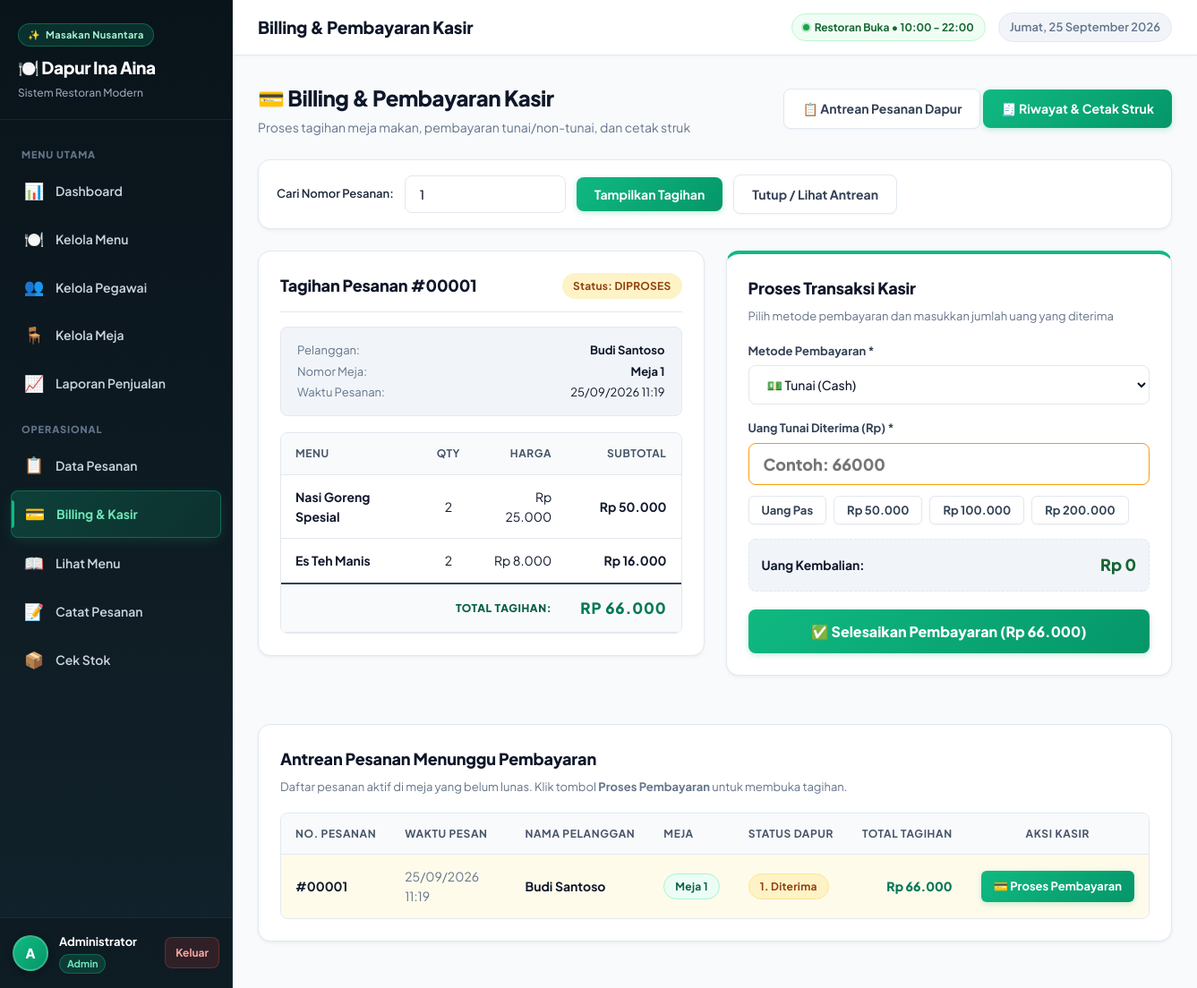
/billing.php?id_pesanan=1 (signed in), run on the app's committed database.
### tables this page shows
CREATE TABLE IF NOT EXISTS detail_pesanan (
  id INT UNSIGNED AUTO_INCREMENT PRIMARY KEY,
  id_pesanan INT UNSIGNED NOT NULL,
  id_produk INT UNSIGNED NOT NULL,
  jumlah INT UNSIGNED NOT NULL,
  subtotal DECIMAL(10,2) NOT NULL,
  CONSTRAINT fk_detail_pesanan
    FOREIGN KEY (id_pesanan) REFERENCES pesanan(id)
    ON UPDATE CASCADE ON DELETE CASCADE,
  CONSTRAINT fk_detail_produk
    FOREIGN KEY (id_produk) REFERENCES produk(id)
    ON UPDATE CASCADE ON DELETE RESTRICT
);

CREATE TABLE IF NOT EXISTS produk (
  id INT UNSIGNED AUTO_INCREMENT PRIMARY KEY,
  nama VARCHAR(100) NOT NULL,
  harga DECIMAL(10,2) NOT NULL,
  stok INT UNSIGNED NOT NULL DEFAULT 0,
  id_kategori INT UNSIGNED NOT NULL,
  gambar VARCHAR(255) NULL,
  aktif TINYINT(1) NOT NULL DEFAULT 1,
  CONSTRAINT fk_produk_kategori
    FOREIGN KEY (id_kategori) REFERENCES kategori(id)
    ON UPDATE CASCADE ON DELETE RESTRICT
);

CREATE TABLE IF NOT EXISTS pesanan (
  id INT UNSIGNED AUTO_INCREMENT PRIMARY KEY,
  id_pelanggan INT UNSIGNED NOT NULL,
  id_pengguna INT UNSIGNED NULL COMMENT 'Petugas yang mencatat pesanan',
  tanggal DATETIME NOT NULL DEFAULT CURRENT_TIMESTAMP,
  status ENUM('diproses','disiapkan','selesai','dibatalkan') NOT NULL DEFAULT 'diproses',
  CONSTRAINT fk_pesanan_pelanggan
    FOREIGN KEY (id_pelanggan) REFERENCES pelanggan(id)
    ON UPDATE CASCADE ON DELETE RESTRICT,
  CONSTRAINT fk_pesanan_pengguna
    FOREIGN KEY (id_pengguna) REFERENCES pengguna(id)
    ON UPDATE CASCADE ON DELETE SET NULL
);

CREATE TABLE IF NOT EXISTS pelanggan (
  id INT UNSIGNED AUTO_INCREMENT PRIMARY KEY,
  nama VARCHAR(100) NOT NULL,
  id_meja INT UNSIGNED NULL,
  id_pengguna INT UNSIGNED NULL,
  created_at TIMESTAMP DEFAULT CURRENT_TIMESTAMP,
  CONSTRAINT fk_pelanggan_meja
    FOREIGN KEY (id_meja) REFERENCES meja(id)
    ON UPDATE CASCADE ON DELETE SET NULL,
  CONSTRAINT fk_pelanggan_pengguna
    FOREIGN KEY (id_pengguna) REFERENCES pengguna(id)
    ON UPDATE CASCADE ON DELETE SET NULL
);

CREATE TABLE IF NOT EXISTS meja (
  id INT UNSIGNED AUTO_INCREMENT PRIMARY KEY,
  nomor_meja INT UNSIGNED NOT NULL UNIQUE,
  kapasitas INT UNSIGNED NOT NULL DEFAULT 4,
  status ENUM('kosong','terisi','dipesan') NOT NULL DEFAULT 'kosong'
);

### billing.php (the view, shortened to what the rows shown need)
<?php
$pdo = get_koneksi();
function ambil_pesanan_lengkap(PDO $pdo, int $idPesanan): ?array
{
    $stmt = $pdo->prepare("
        SELECT ps.id, ps.id_pelanggan, pl.nama AS nama_pelanggan, pl.id_meja, m.nomor_meja, ps.tanggal, ps.status
        FROM pesanan ps
        JOIN pelanggan pl ON pl.id = ps.id_pelanggan
        LEFT JOIN meja m ON pl.id_meja = m.id
        WHERE ps.id = ?
    ");
    $stmt->execute([$idPesanan]);
    $pesanan = $stmt->fetch();
    $stmtItem = $pdo->prepare("
        SELECT pr.nama AS nama_produk, pr.harga, dp.jumlah, dp.subtotal
        FROM detail_pesanan dp
        JOIN produk pr ON pr.id = dp.id_produk
        WHERE dp.id_pesanan = ?
    ");
    $stmtItem->execute([$idPesanan]);
    $pesanan['items'] = $stmtItem->fetchAll();
    $pesanan['total'] = (float)array_sum(array_column($pesanan['items'], 'subtotal'));
    return $pesanan;
}
$idPesanan = isset($_GET['id_pesanan']) ? (int)$_GET['id_pesanan'] : 0;
$pesanan = null;
if ($idPesanan > 0) {
    $pesanan = ambil_pesanan_lengkap($pdo, $idPesanan);
}
$pesanan_menunggu = [];
try {
    $stmtWait = $pdo->query("
        SELECT ps.id, ps.tanggal, ps.status, pl.nama AS nama_pelanggan, m.nomor_meja,
               COALESCE((SELECT SUM(dp.subtotal) FROM detail_pesanan dp WHERE dp.id_pesanan = ps.id), 0) AS total_tagihan,
               (SELECT COUNT(*) FROM detail_pesanan dp WHERE dp.id_pesanan = ps.id) AS jumlah_menu
        FROM pesanan ps
        JOIN pelanggan pl ON ps.id_pelanggan = pl.id
        LEFT JOIN meja m ON pl.id_meja = m.id
        LEFT JOIN pembayaran pb ON pb.id_pesanan = ps.id
        WHERE pb.id IS NULL AND ps.status != 'dibatalkan'
        ORDER BY ps.id ASC
    ");
    $pesanan_menunggu = $stmtWait->fetchAll();
} catch (PDOException $e) {}
require_once __DIR__ . '/includes/header.php';
?>
<div class="page-header" style="display:flex; justify-content:space-between; align-items:center; flex-wrap:wrap; gap:12px;">
    <div>
        <h1 class="page-title">💳 Billing & Pembayaran Kasir</h1>
    </div>
</div>
<?php if ($pesanan): ?>
    <div style="display: grid; grid-template-columns: 1fr 1fr; gap: 24px; align-items: start; margin-bottom: 30px;">
        <div class="card">
            <div class="table-wrapper">
                <table>
                    <thead>
                        <tr>
                            <th>Menu</th>
                            <th style="text-align:center;">Qty</th>
                            <th style="text-align:right;">Harga</th>
                            <th style="text-align:right;">Subtotal</th>
                        </tr>
                    </thead>
                    <tbody>
                        <?php foreach ($pesanan['items'] as $item): ?>
                        <tr>
                            <td><strong><?= htmlspecialchars($item['nama_produk']) ?></strong></td>
                            <td style="text-align:center;"><?= $item['jumlah'] ?></td>
                            <td style="text-align:right;">Rp <?= number_format($item['harga'], 0, ',', '.') ?></td>
                            <td style="text-align:right; font-weight:700;">Rp <?= number_format($item['subtotal'], 0, ',', '.') ?></td>
                        </tr>
                        <?php endforeach; ?>
                    </tbody>
                    <tfoot>
                        <tr style="border-top: 2px solid var(--slate-700); font-size: 15px; background: #ecfdf5;">
                            <th colspan="3" style="text-align:right; font-weight:800; color:#065f46;">TOTAL TAGIHAN:</th>
                            <th style="text-align:right; color:#047857; font-weight:800; font-size:17px;">
                                Rp <?= number_format($pesanan['total'], 0, ',', '.') ?>
                            </th>
                        </tr>
                    </tfoot>
                </table>
            </div>
        </div>
    </div>
<?php endif; ?>
<div class="card">
    <?php if (empty($pesanan_menunggu)): ?>
        <div class="empty-state">
            <div class="empty-icon">💳</div>
            <p>Tidak ada pesanan yang menunggu pembayaran saat ini.</p>
        </div>
    <?php else: ?>
        <div class="table-wrapper">
            <table>
                <thead>
                    <tr>
                        <th>No. Pesanan</th>
                        <th>Waktu Pesan</th>
                        <th>Nama Pelanggan</th>
                        <th>Meja</th>
                        <th>Status Dapur</th>
                        <th style="text-align:right;">Total Tagihan</th>
                        <th style="text-align:center;">Aksi Kasir</th>
                    </tr>
                </thead>
                <tbody>
                    <?php foreach ($pesanan_menunggu as $pm): ?>
                    <tr style="<?= ($pm['id'] == $idPesanan) ? 'background:#fffbeb;' : '' ?>">
                        <td><strong>#<?= str_pad($pm['id'], 5, '0', STR_PAD_LEFT) ?></strong></td>
                        <td><span class="text-muted"><?= date('d/m/Y H:i', strtotime($pm['tanggal'])) ?></span></td>
                        <td><strong><?= htmlspecialchars($pm['nama_pelanggan']) ?></strong></td>
                        <td><span class="badge badge-info">Meja <?= htmlspecialchars($pm['nomor_meja'] ?? '-') ?></span></td>
                        <td>
                            <?php if ($pm['status'] === 'diproses'): ?>
                                <span class="badge badge-warning">1. Diterima</span>
                            <?php elseif ($pm['status'] === 'disiapkan'): ?>
                                <span class="badge badge-biru">2. Dimasak</span>
                            <?php elseif ($pm['status'] === 'selesai'): ?>
                                <span class="badge badge-success">3. Sudah Siap</span>
                            <?php else: ?>
                                <span class="badge"><?= htmlspecialchars(label_status($pm['status'])) ?></span>
                            <?php endif; ?>
                        </td>
                        <td style="text-align:right; font-weight:800; color:#047857;">
                            Rp <?= number_format($pm['total_tagihan'], 0, ',', '.') ?>
                        </td>
                        <td style="text-align:center;">
                            <a href="billing.php?id_pesanan=<?= $pm['id'] ?>" class="btn btn-sm btn-primary">
                                💳 Proses Pembayaran
                            </a>
                        </td>
                    </tr>
                    <?php endforeach; ?>
                </tbody>
            </table>
        </div>
    <?php endif; ?>
</div>
<?php require_once __DIR__ . '/includes/footer.php'; ?>

### data on the page
detail_pesanan: id_produk.nama "Nasi Goreng Spesial", jumlah "2", id_produk.harga "25.000", subtotal "50.000"
detail_pesanan: id_produk.nama "Es Teh Manis", jumlah "2", id_produk.harga "8.000", subtotal "16.000"
pesanan: id "00001", tanggal "25/09/2026 11:19", id_pelanggan.nama "Budi Santoso", meja.nomor_meja "1", status "1. Diterima", total_tagihan "66.000"

### other printed values
$item['label'] "MENU UTAMA"
$item['icon'] "📊"
$item['text'] "Dashboard"
$item['icon'] "🍽️"
$item['text'] "Kelola Menu"
$item['icon'] "👥"
$item['text'] "Kelola Pegawai"
$item['icon'] "🪑"
$item['text'] "Kelola Meja"
$item['icon'] "📈"
$item['text'] "Laporan Penjualan"
$item['label'] "OPERASIONAL"
$item['icon'] "📋"
$item['text'] "Data Pesanan"
$item['icon'] "💳"
